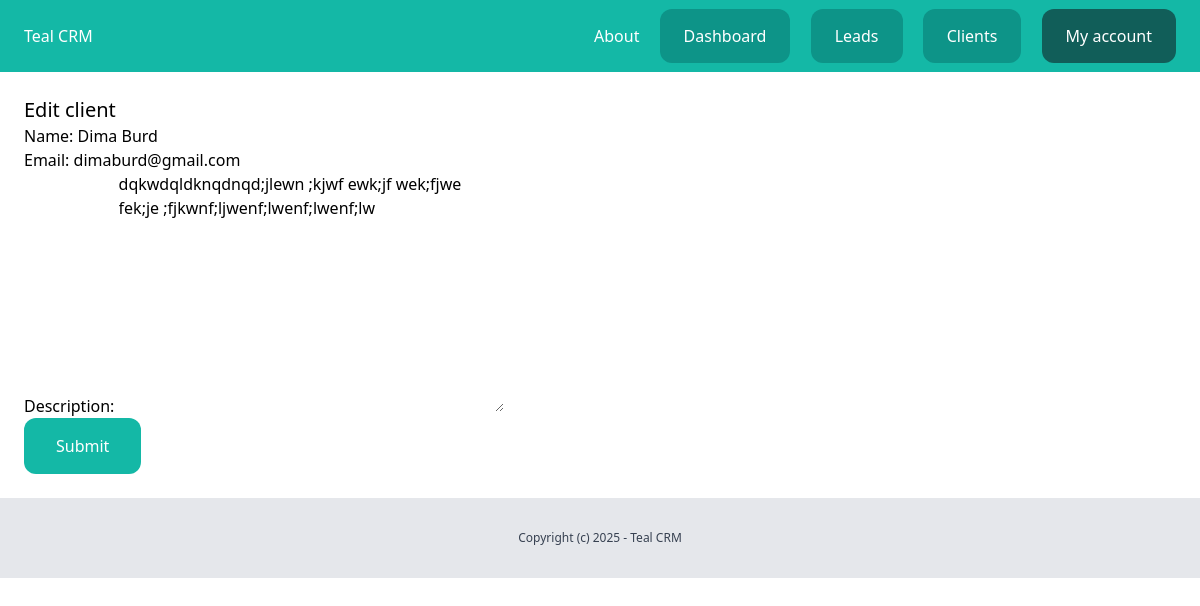
The app's page /dashboard/clients/3/edit/ (signed in) with its own data.
### client/models.py (models this page shows, shortened)
class Client(models.Model):
    team = models.ForeignKey(Team, related_name='clients', on_delete=models.CASCADE)
    name = models.CharField(max_length=255)
    email = models.EmailField()
    description = models.TextField(blank=True, null=True)
    created_by = models.ForeignKey(User, related_name='clients', on_delete=models.CASCADE)
    created_at = models.DateTimeField(auto_now_add=True)
    modified_at = models.DateTimeField(auto_now=True)
    class Meta:
        ordering = ('name',)

### client/views.py (the view)
# urls.py: path('<int:pk>/edit/', views.clients_edit, name='edit'),
@login_required
def clients_edit(request, pk):
    client = get_object_or_404(Client, pk=pk)
    if request.method == "POST":
        form = AddClientForm(request.POST, instance=client)
        if form.is_valid():
            form.save()
            messages.success(request, 'The changes was saved')
            return redirect('clients:list')
    else:
        form = AddClientForm(instance=client)
    return render(request, 'client/clients_edit.html', {
        'form': form,
        'client': client
    })

### client/forms.py
class AddClientForm(forms.ModelForm):
    class Meta:
        model = Client
        fields = ('name', 'email', 'description',)

### client/templates/client/clients_edit.html (shortened to what this page needs)
{% extends "core/base.html" %}
{% block content %}
    <div class="py-6 px-6">
        <h1 class="text-xl">Edit client</h1>
        <form action="{% url 'clients:edit' client.id %}" method="POST">
            {{ form.as_p }}
            <button class="py-4 px-8 bg-teal-500 text-white rounded-xl">Submit</button>
        </form>
    </div>
{% endblock %}

### records on screen
Client: name "Dima Burd", email "dimaburd@gmail.com", description "dqkwdqldknqdnqd;jlewn ;kjwf ewk;jf wek;fjwe fek;je ;fjkwnf;ljwenf;lwenf;lwenf;lw"
